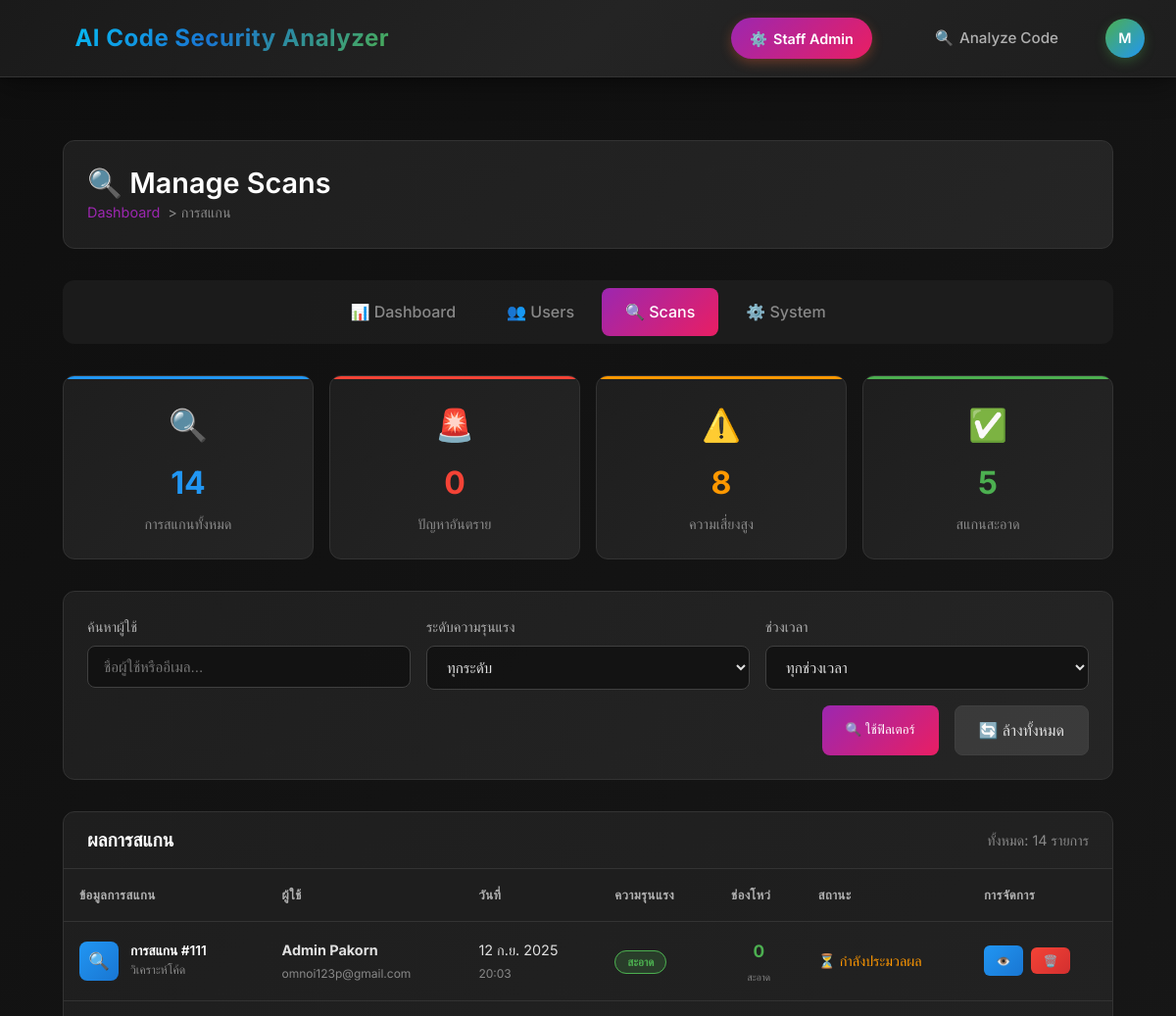
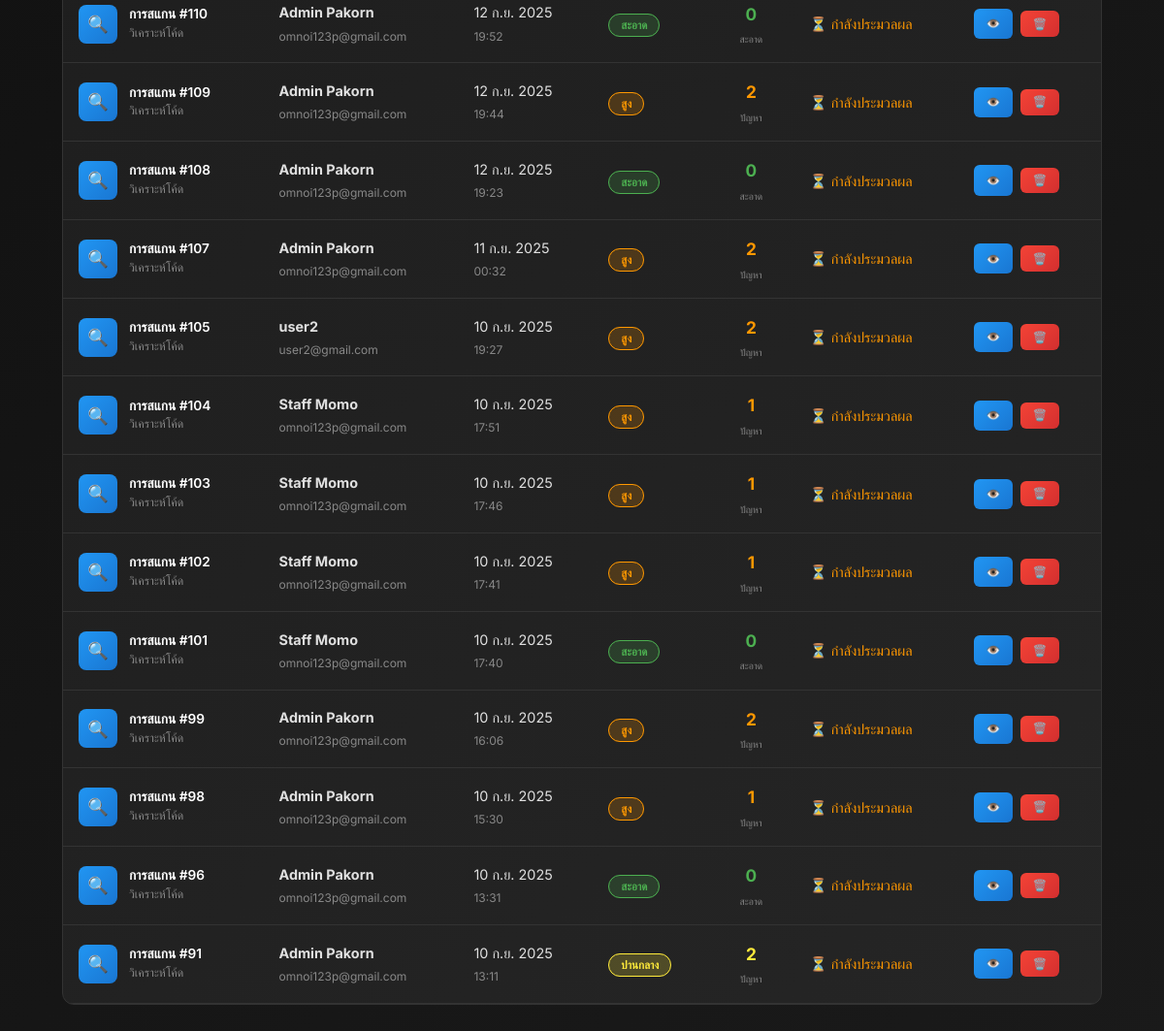
Page /custom-admin/scans/ (signed in) on the committed database (2 pictures, top to bottom).
### scp4/models.py (models this page shows, shortened)
class ScanResult(models.Model):
    user = models.ForeignKey(
        User,
        on_delete=models.CASCADE,
        related_name='scan_results',
        db_index=True,
        verbose_name="ผู้ใช้"
    )
    scanned_at = models.DateTimeField(
        auto_now_add=True,
        db_index=True,
        verbose_name="วันที่และเวลาที่สแกน"
    )
    scanned_code = models.TextField(verbose_name="โค้ดที่ถูกสแกน")
    analysis_result_raw = models.TextField(
        blank=True,
        null=True,
        verbose_name="ผลลัพธ์ดิบจาก AI"
    )
    ai_model_used = models.CharField(
        max_length=100,
        default="deepseek-coder:6.7b",
        verbose_name="AI Model ที่ใช้"
    )
    total_vulnerabilities = models.PositiveIntegerField(
        default=0,
        verbose_name="จำนวนช่องโหว่รวม"
    )
    critical_severity_count = models.PositiveIntegerField(
        default=0,
        verbose_name="Critical"
    )
    high_severity_count = models.PositiveIntegerField(
        default=0,
        verbose_name="High"
    )
    medium_severity_count = models.PositiveIntegerField(
        default=0,
        verbose_name="Medium"
    )
    low_severity_count = models.PositiveIntegerField(
        default=0,
        verbose_name="Low"
    )
    info_severity_count = models.PositiveIntegerField(
        default=0,
        verbose_name="Info"
    )
    class Meta:
        verbose_name = "ผลลัพธ์การสแกน"
        verbose_name_plural = "ผลลัพธ์การสแกน"
        ordering = ['-scanned_at']
        indexes = [
            models.Index(fields=['user', '-scanned_at']),
            models.Index(fields=['total_vulnerabilities']),
            models.Index(fields=['scanned_at']),
        ]

### scp4/views.py (the view, shortened to what this page needs)
# urls.py: path('custom-admin/scans/', views.admin_scans, name='admin_scans'),
@login_required
@user_passes_test(is_admin_user)  # เปลี่ยนจาก is_superuser
def admin_scans(request):
    scans = ScanResult.objects.select_related('user').order_by('-scanned_at')
    user_search = request.GET.get('user_search', '')
    severity = request.GET.get('severity', '')
    date_range = request.GET.get('date_range', '')
    from datetime import datetime, timedelta
    all_scans = ScanResult.objects.all()
    total_scans_all = all_scans.count()
    critical_scans = all_scans.filter(critical_severity_count__gt=0).count()
    high_risk_scans = all_scans.filter(high_severity_count__gt=0).count()
    clean_scans = all_scans.filter(total_vulnerabilities=0).count()
    from django.core.paginator import Paginator
    paginator = Paginator(scans, 20)
    page_number = request.GET.get('page')
    page_scans = paginator.get_page(page_number)
    context = {
        'page_scans': page_scans,
        'total_scans': scans.count(),  # จำนวนหลังกรอง
        'total_scans_all': total_scans_all,  # จำนวนทั้งหมด
        'critical_scans': critical_scans,
        'high_risk_scans': high_risk_scans,
        'clean_scans': clean_scans,
        'user_search': user_search,
        'severity': severity,
        'date_range': date_range,
    }
    return render(request, 'scp4/admin_scans.html', context)

### scp4/views.py (called while the page is built)
def is_admin_user(user):
    return user.is_superuser or user.is_staff

### scp4/templates/scp4/admin_scans.html (shortened to what this page needs)
{% extends "scp4/base.html" %}
{% load static %}
{% block content %}
<div class="admin-container">
    <div class="admin-header">
        <div>
            <h1 class="admin-title">🔍 Manage Scans</h1>
            <div class="breadcrumb">
                <a href="{% url 'scp4:custom_admin' %}">Dashboard</a> > การสแกน
            </div>
        </div>
    </div>
    <div class="admin-nav">
        <a href="{% url 'scp4:custom_admin' %}" class="admin-nav-item">
            📊 Dashboard
        </a>
        <a href="{% url 'scp4:admin_users' %}" class="admin-nav-item">
            👥 Users
        </a>
        <a href="{% url 'scp4:admin_scans' %}" class="admin-nav-item active">
            🔍 Scans
        </a>
        <a href="{% url 'scp4:admin_system' %}" class="admin-nav-item">
            ⚙️ System
        </a>
    </div>
    <div class="scan-stats">
        <div class="stat-card" style="--accent-color: #2196f3;">
            <span class="stat-icon">🔍</span>
            <div class="stat-number">{{ total_scans|default:0 }}</div>
            <p class="stat-label">การสแกนทั้งหมด</p>
        </div>
        <div class="stat-card" style="--accent-color: #f44336;">
            <span class="stat-icon">🚨</span>
            <div class="stat-number">{{ critical_scans|default:0 }}</div>
            <p class="stat-label">ปัญหาอันตราย</p>
        </div>
        <div class="stat-card" style="--accent-color: #ff9800;">
            <span class="stat-icon">⚠️</span>
            <div class="stat-number">{{ high_risk_scans|default:0 }}</div>
            <p class="stat-label">ความเสี่ยงสูง</p>
        </div>
        <div class="stat-card" style="--accent-color: #4caf50;">
            <span class="stat-icon">✅</span>
            <div class="stat-number">{{ clean_scans|default:0 }}</div>
            <p class="stat-label">สแกนสะอาด</p>
        </div>
    </div>
    <div class="filters-section">
        <form method="get">
            <div class="filters-grid">
                <div class="form-group">
                    <label class="form-label">ค้นหาผู้ใช้</label>
                    <input type="text"
                           name="user_search"
                           class="form-input"
                           placeholder="ชื่อผู้ใช้หรืออีเมล..."
                           value="{{ user_search }}">
                </div>
                <div class="form-group">
                    <label class="form-label">ระดับความรุนแรง</label>
                    <select name="severity" class="form-select">
                        <option value="">ทุกระดับ</option>
                    </select>
                </div>
                <div class="form-group">
                    <label class="form-label">ช่วงเวลา</label>
                    <select name="date_range" class="form-select">
                        <option value="">ทุกช่วงเวลา</option>
                    </select>
                </div>
            </div>
            <div class="filter-actions">
                <button type="submit" class="btn btn-primary">
                    🔍 ใช้ฟิลเตอร์
                </button>
                <a href="{% url 'scp4:admin_scans' %}" class="btn btn-secondary">
                    🔄 ล้างทั้งหมด
                </a>
            </div>
        </form>
    </div>
    <div class="scans-table-container">
        <div class="table-header">
            <h3 class="table-title">ผลการสแกน</h3>
            <div class="table-stats">
                ทั้งหมด: {{ total_scans|default:0 }} รายการ
            </div>
        </div>
        {% if page_scans %}
        <table class="scans-table">
            <thead>
                <tr>
                    <th>ข้อมูลการสแกน</th>
                    <th>ผู้ใช้</th>
                    <th>วันที่</th>
                    <th>ความรุนแรง</th>
                    <th>ช่องโหว่</th>
                    <th>สถานะ</th>
                    <th>การจัดการ</th>
                </tr>
            </thead>
            <tbody>
                {% for scan in page_scans %}
                <tr>
                    <td>
                        <div class="scan-info">
                            <div class="scan-icon">🔍</div>
                            <div class="scan-details">
                                <h4>การสแกน #{{ scan.id }}</h4>
                                <p>{{ scan.file_name|default:"วิเคราะห์โค้ด" }}</p>
                            </div>
                        </div>
                    </td>
                    <td>
                        <div class="user-info">
                            <strong>{{ scan.user.get_full_name|default:scan.user.username }}</strong><br>
                            <small style="color: #888;">{{ scan.user.email|default:"ไม่มีอีเมล" }}</small>
                        </div>
                    </td>
                    <td>
                        {{ scan.scanned_at|date:"d M Y" }}<br>
                        <small style="color: #888;">{{ scan.scanned_at|time:"H:i" }}</small>
                    </td>
                    <td>
                        {% if scan.critical_severity_count > 0 %}
                            <span class="severity-badge severity-critical">อันตราย</span>
                        {% elif scan.high_severity_count > 0 %}
                            <span class="severity-badge severity-high">สูง</span>
                        {% elif scan.medium_severity_count > 0 %}
                            <span class="severity-badge severity-medium">ปานกลาง</span>
                        {% elif scan.low_severity_count > 0 %}
                            <span class="severity-badge severity-low">ต่ำ</span>
                        {% else %}
                            <span class="severity-badge severity-clean">สะอาด</span>
                        {% endif %}
                    </td>
                    <td>
                        <div class="vuln-count">
                            {% if scan.total_vulnerabilities > 0 %}
                                <span class="vuln-number {% if scan.critical_severity_count > 0 %}vuln-critical{% elif scan.high_severity_count > 0 %}vuln-high{% elif scan.medium_severity_count > 0 %}vuln-medium{% else %}vuln-low{% endif %}">
                                    {{ scan.total_vulnerabilities }}
                                </span>
                                <span class="vuln-label">ปัญหา</span>
                            {% else %}
                                <span class="vuln-number vuln-clean">0</span>
                                <span class="vuln-label">สะอาด</span>
                            {% endif %}
                        </div>
                    </td>
                    <td>
                        {% if scan.is_completed %}
                            <span style="color: #4caf50;">✅ เสร็จสิ้น</span>
                        {% else %}
                            <span style="color: #ff9800;">⏳ กำลังประมวลผล</span>
                        {% endif %}
                    </td>
                    <td>
                        <div class="action-buttons">
                            <a href="{% url 'scp4:view_scan_result' scan.id %}"
                               class="btn btn-small btn-view"
                               title="ดูรายละเอียด">
                                👁️
                            </a>
                            <button class="btn btn-small btn-delete"
                                    title="ลบการสแกน"
                                    onclick="confirmDeleteScan({{ scan.id }}, '{{ scan.user.username }}')">
                                🗑️
                            </button>
                        </div>
                    </td>
                </tr>
                {% endfor %}
            </tbody>
        </table>
        {% endif %}
    </div>
</div>
{% endblock %}

### scp4/templates/scp4/base.html (shortened to what this page needs)
<!DOCTYPE html>
<html lang="th">
<head>
    {% load static %}
</head>
<body>
    <nav class="navbar">
    <a href="{% url 'scp4:home' %}" class="navbar-brand">AI Code Security Analyzer</a>
    <div class="navbar-nav">
        {% if user.is_authenticated %}
            {% if user.is_staff %}
                <a href="{% url 'scp4:custom_admin' %}" class="admin-btn" style="background: linear-gradient(135deg, #9c27b0, #e91e63); margin-right: 1rem;">
                    {% if user.is_superuser %}
                        <span>👑</span> System Admin
                    {% else %}
                        <span>⚙️</span> Staff Admin
                    {% endif %}
                </a>
            {% endif %}
            <a href="{% url 'scp4:index' %}" class="nav-link">
                <span>🔍</span> Analyze Code
            </a>
            <div class="user-dropdown">
                <div class="user-avatar" onclick="toggleDropdown()">
                    {{ user.username|slice:":1"|upper }}
                </div>
            </div>
        {% endif %}
    </div>
</nav>
    <main class="content">
        {% block content %}{% endblock %}
    </main>
</body>
</html>

### scp4/templates/scp4/base.html (style rules this page uses)
* { box-sizing: border-box; }
a, a:hover, a:focus, a:active, a:visited { text-decoration: none !important; }
button, button:hover, button:focus, button:active { text-decoration: none !important; outline: none; }
body { font-family: 'Inter', -apple-system, BlinkMacSystemFont, sans-serif; margin: 0; background: linear-gradient(135deg, #0f0f0f 0%, #1a1a1a 100%); color: #e0e0e0; min-height: 100vh; display: flex; flex-direction: column; line-height: 1.6; font-feature-settings: 'liga' 1, 'kern' 1; }
.navbar { background: linear-gradient(135deg, #1a1a1a 0%, #242424 50%, #1e1e1e 100%); padding: 1rem 2rem; display: flex; justify-content: space-between; align-items: center; color: white; box-shadow: 0 8px 32px rgba(0, 0, 0, 0.4), 0 2px 8px rgba(0, 0, 0, 0.2); border-bottom: 1px solid #333; position: sticky; top: 0; z-index: 1000; backdrop-filter: blur(10px); }
.navbar-brand { font-size: 1.5em; font-weight: 700; background: linear-gradient(135deg, #00d4ff 0%, #1976d2 50%, #4caf50 100%); -webkit-background-clip: text; -webkit-text-fill-color: transparent; text-decoration: none; letter-spacing: 0.5px; transition: all 0.3s ease; display: flex; align-items: center; gap: 8px; }
.navbar-brand::before { content: '🔒'; font-size: 1.2em; filter: drop-shadow(0 0 8px rgba(0, 212, 255, 0.5)); }
.navbar-nav { display: flex; align-items: center; gap: 2rem; }
.nav-link { color: #b0b0b0; text-decoration: none; font-weight: 500; font-size: 0.95em; transition: all 0.3s ease; position: relative; padding: 0.5rem 1rem; border-radius: 8px; display: flex; align-items: center; gap: 6px; }
.admin-btn { background: linear-gradient(135deg, #ff6b35, #f7931e); color: white; padding: 0.6rem 1.2rem; border: none; border-radius: 25px; font-weight: 600; font-size: 0.9em; text-decoration: none; display: flex; align-items: center; gap: 6px; transition: all 0.3s ease; box-shadow: 0 4px 12px rgba(255, 107, 53, 0.3); }
.user-dropdown { position: relative; display: inline-block; }
.user-avatar { width: 40px; height: 40px; border-radius: 50%; background: linear-gradient(135deg, #4caf50, #2196f3); display: flex; align-items: center; justify-content: center; cursor: pointer; transition: all 0.3s ease; font-weight: 600; font-size: 0.9em; color: white; box-shadow: 0 4px 12px rgba(76, 175, 80, 0.3); }
.content { flex: 1; padding: 2rem; max-width: 1200px; margin: 0 auto; width: 100%; }
h1, h2, h3, h4, h5, h6 { font-weight: 600; line-height: 1.3; color: #ffffff; }

### rows in the picture
ScanResult: id "111", file_name "วิเคราะห์โค้ด", user.get_full_name "Admin Pakorn", user.email "omnoi123p@gmail.com", scanned_at "12 ก.ย. 2025", scanned_at "20:03", critical_severity_count "สะอาด", total_vulnerabilities "0"
ScanResult: id "110", file_name "วิเคราะห์โค้ด", user.get_full_name "Admin Pakorn", user.email "omnoi123p@gmail.com", scanned_at "12 ก.ย. 2025", scanned_at "19:52", critical_severity_count "สะอาด", total_vulnerabilities "0"
ScanResult: id "109", file_name "วิเคราะห์โค้ด", user.get_full_name "Admin Pakorn", user.email "omnoi123p@gmail.com", scanned_at "12 ก.ย. 2025", scanned_at "19:44", critical_severity_count "สูง", total_vulnerabilities "2"
ScanResult: id "108", file_name "วิเคราะห์โค้ด", user.get_full_name "Admin Pakorn", user.email "omnoi123p@gmail.com", scanned_at "12 ก.ย. 2025", scanned_at "19:23", critical_severity_count "สะอาด", total_vulnerabilities "0"
ScanResult: id "107", file_name "วิเคราะห์โค้ด", user.get_full_name "Admin Pakorn", user.email "omnoi123p@gmail.com", scanned_at "11 ก.ย. 2025", scanned_at "00:32", critical_severity_count "สูง", total_vulnerabilities "2"
ScanResult: id "105", file_name "วิเคราะห์โค้ด", user.get_full_name "user2", user.email "user2@gmail.com", scanned_at "10 ก.ย. 2025", scanned_at "19:27", critical_severity_count "สูง", total_vulnerabilities "2"
ScanResult: id "104", file_name "วิเคราะห์โค้ด", user.get_full_name "Staff Momo", user.email "omnoi123p@gmail.com", scanned_at "10 ก.ย. 2025", scanned_at "17:51", critical_severity_count "สูง", total_vulnerabilities "1"
ScanResult: id "103", file_name "วิเคราะห์โค้ด", user.get_full_name "Staff Momo", user.email "omnoi123p@gmail.com", scanned_at "10 ก.ย. 2025", scanned_at "17:46", critical_severity_count "สูง", total_vulnerabilities "1"
ScanResult: id "102", file_name "วิเคราะห์โค้ด", user.get_full_name "Staff Momo", user.email "omnoi123p@gmail.com", scanned_at "10 ก.ย. 2025", scanned_at "17:41", critical_severity_count "สูง", total_vulnerabilities "1"
ScanResult: id "101", file_name "วิเคราะห์โค้ด", user.get_full_name "Staff Momo", user.email "omnoi123p@gmail.com", scanned_at "10 ก.ย. 2025", scanned_at "17:40", critical_severity_count "สะอาด", total_vulnerabilities "0"
ScanResult: id "99", file_name "วิเคราะห์โค้ด", user.get_full_name "Admin Pakorn", user.email "omnoi123p@gmail.com", scanned_at "10 ก.ย. 2025", scanned_at "16:06", critical_severity_count "สูง", total_vulnerabilities "2"
ScanResult: id "98", file_name "วิเคราะห์โค้ด", user.get_full_name "Admin Pakorn", user.email "omnoi123p@gmail.com", scanned_at "10 ก.ย. 2025", scanned_at "15:30", critical_severity_count "สูง", total_vulnerabilities "1"
ScanResult: id "96", file_name "วิเคราะห์โค้ด", user.get_full_name "Admin Pakorn", user.email "omnoi123p@gmail.com", scanned_at "10 ก.ย. 2025", scanned_at "13:31", critical_severity_count "สะอาด", total_vulnerabilities "0"
ScanResult: id "91", file_name "วิเคราะห์โค้ด", user.get_full_name "Admin Pakorn", user.email "omnoi123p@gmail.com", scanned_at "10 ก.ย. 2025", scanned_at "13:11", critical_severity_count "ปานกลาง", total_vulnerabilities "2"

### other values in the picture
{{ user.username|slice:":1"|upper }} "M"
{{ total_scans|default:0 }} "14"
{{ critical_scans|default:0 }} "0"
{{ high_risk_scans|default:0 }} "8"
{{ clean_scans|default:0 }} "5"
